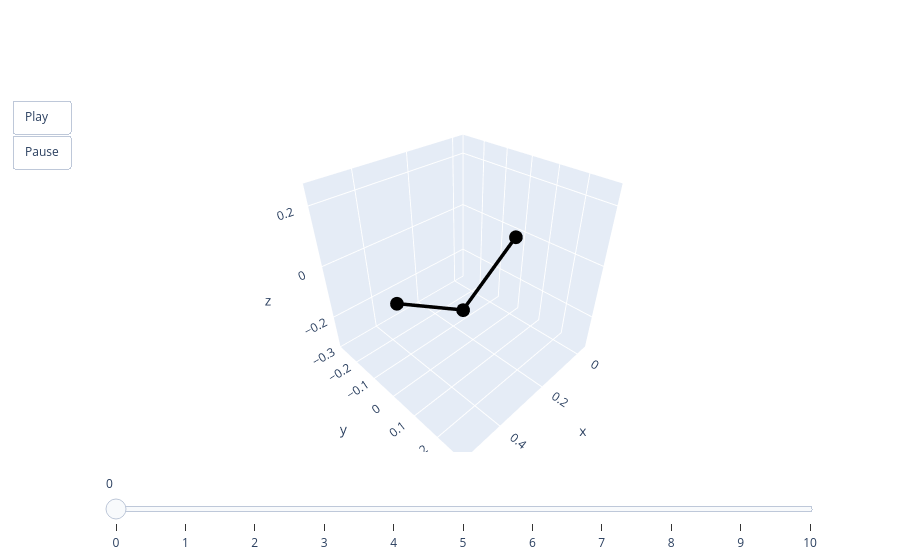

The cell this chart's notebook holds for it:
### Code cell
animate(pred[0])

### Figure 1 — Plotly figure (JSON) as saved in the notebook; plotly's stock layout.template omitted (floating-point values rounded to 4 significant figures)
{"data": [{"line": {"color": "black", "width": 7}, "mode": "lines+markers", "type": "scatter3d", "x": [0, 0.25, 0.5], "y": [0, 0, 0], "z": [0, -0.1697, 0]}], "layout": {"scene": {"aspectmode": "cube", "xaxis": {"autorange": false, "range": [-0.05, 0.55]}, "yaxis": {"autorange": false, "range": [-0.3, 0.3]}, "zaxis": {"autorange": false, "range": [-0.3349, 0.2651]}}, "sliders": [{"steps": [{"args": [["0"], {"frame": {"duration": 0, "redraw": true}, "mode": "immediate"}], "label": "0", "method": "animate"}, {"args": [["1"], {"frame": {"duration": 0, "redraw": true}, "mode": "immediate"}], "label": "1", "method": "animate"}, {"args": [["2"], {"frame": {"duration": 0, "redraw": true}, "mode": "immediate"}], "label": "2", "method": "animate"}, {"args": [["3"], {"frame": {"duration": 0, "redraw": true}, "mode": "immediate"}], "label": "3", "method": "animate"}, {"args": [["4"], {"frame": {"duration": 0, "redraw": true}, "mode": "immediate"}], "label": "4", "method": "animate"}, {"args": [["5"], {"frame": {"duration": 0, "redraw": true}, "mode": "immediate"}], "label": "5", "method": "animate"}, {"args": [["6"], {"frame": {"duration": 0, "redraw": true}, "mode": "immediate"}], "label": "6", "method": "animate"}, {"args": [["7"], {"frame": {"duration": 0, "redraw": true}, "mode": "immediate"}], "label": "7", "method": "animate"}, {"args": [["8"], {"frame": {"duration": 0, "redraw": true}, "mode": "immediate"}], "label": "8", "method": "animate"}, {"args": [["9"], {"frame": {"duration": 0, "redraw": true}, "mode": "immediate"}], "label": "9", "method": "animate"}, {"args": [["10"], {"frame": {"duration": 0, "redraw": true}, "mode": "immediate"}], "label": "10", "method": "animate"}]}], "updatemenus": [{"buttons": [{"args": [null, {"frame": {"duration": 50, "redraw": true}, "fromcurrent": true}], "label": "Play", "method": "animate"}, {"args": [[null], {"frame": {"duration": 0, "redraw": true}, "mode": "immediate"}], "label": "Pause", "method": "animate"}], "showactive": false, "type": "buttons"}]}}
